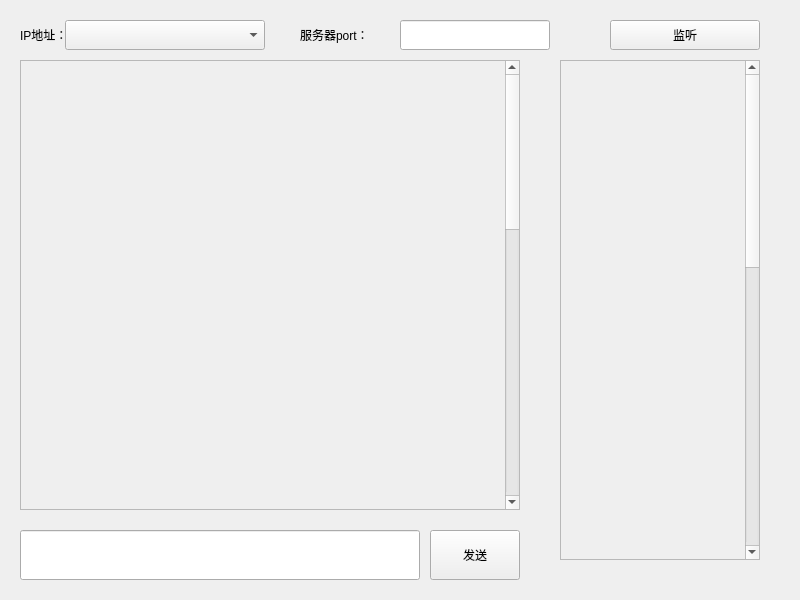
<?xml version="1.0" encoding="UTF-8"?>
<ui version="4.0">
 <class>Server</class>
 <widget class="QWidget" name="Server">
  <property name="enabled">
   <bool>true</bool>
  </property>
  <property name="geometry">
   <rect>
    <x>0</x>
    <y>0</y>
    <width>800</width>
    <height>600</height>
   </rect>
  </property>
  <property name="windowTitle">
   <string>Form</string>
  </property>
  <widget class="QLabel" name="labelIP">
   <property name="geometry">
    <rect>
     <x>20</x>
     <y>20</y>
     <width>60</width>
     <height>30</height>
    </rect>
   </property>
   <property name="text">
    <string>IP地址：</string>
   </property>
  </widget>
  <widget class="QLabel" name="labelServerPort">
   <property name="geometry">
    <rect>
     <x>300</x>
     <y>20</y>
     <width>80</width>
     <height>30</height>
    </rect>
   </property>
   <property name="text">
    <string>服务器port：</string>
   </property>
  </widget>
  <widget class="QPushButton" name="pushButtonClientLesson">
   <property name="geometry">
    <rect>
     <x>610</x>
     <y>20</y>
     <width>150</width>
     <height>30</height>
    </rect>
   </property>
   <property name="text">
    <string>监听</string>
   </property>
  </widget>
  <widget class="QPushButton" name="pushButtonSend">
   <property name="geometry">
    <rect>
     <x>430</x>
     <y>530</y>
     <width>90</width>
     <height>50</height>
    </rect>
   </property>
   <property name="text">
    <string>发送</string>
   </property>
  </widget>
  <widget class="QLineEdit" name="lineEditSendMessenge">
   <property name="geometry">
    <rect>
     <x>20</x>
     <y>530</y>
     <width>400</width>
     <height>50</height>
    </rect>
   </property>
  </widget>
  <widget class="QLineEdit" name="lineEditServerPort">
   <property name="geometry">
    <rect>
     <x>400</x>
     <y>20</y>
     <width>150</width>
     <height>30</height>
    </rect>
   </property>
  </widget>
  <widget class="QScrollArea" name="scrollAreaUserChatting">
   <property name="geometry">
    <rect>
     <x>20</x>
     <y>60</y>
     <width>500</width>
     <height>450</height>
    </rect>
   </property>
   <property name="widgetResizable">
    <bool>true</bool>
   </property>
   <widget class="QWidget" name="scrollAreaWidgetContentsUserChatting">
    <property name="geometry">
     <rect>
      <x>0</x>
      <y>-300</y>
      <width>484</width>
      <height>1226</height>
     </rect>
    </property>
    <layout class="QVBoxLayout" name="verticalLayout">
     <item>
      <layout class="QHBoxLayout" name="horizontalLayoutUserChatting"/>
     </item>
     <item>
      <widget class="QLabel" name="labelUserChatting">
       <property name="minimumSize">
        <size>
         <width>0</width>
         <height>1200</height>
        </size>
       </property>
       <property name="maximumSize">
        <size>
         <width>16777215</width>
         <height>16777215</height>
        </size>
       </property>
       <property name="text">
        <string/>
       </property>
      </widget>
     </item>
    </layout>
   </widget>
  </widget>
  <widget class="QScrollArea" name="scrollAreaUserIP">
   <property name="geometry">
    <rect>
     <x>560</x>
     <y>60</y>
     <width>200</width>
     <height>500</height>
    </rect>
   </property>
   <property name="widgetResizable">
    <bool>true</bool>
   </property>
   <widget class="QWidget" name="scrollAreaWidgetContents_UserIP">
    <property name="geometry">
     <rect>
      <x>0</x>
      <y>-300</y>
      <width>184</width>
      <height>1226</height>
     </rect>
    </property>
    <layout class="QVBoxLayout" name="verticalLayout_2">
     <item>
      <layout class="QHBoxLayout" name="horizontalLayoutUserIP"/>
     </item>
     <item>
      <widget class="QLabel" name="labelUserIP">
       <property name="minimumSize">
        <size>
         <width>0</width>
         <height>1200</height>
        </size>
       </property>
       <property name="maximumSize">
        <size>
         <width>16777215</width>
         <height>16777215</height>
        </size>
       </property>
       <property name="text">
        <string/>
       </property>
      </widget>
     </item>
    </layout>
   </widget>
  </widget>
  <widget class="QComboBox" name="comboBoxIP">
   <property name="geometry">
    <rect>
     <x>65</x>
     <y>20</y>
     <width>200</width>
     <height>30</height>
    </rect>
   </property>
  </widget>
 </widget>
 <resources/>
 <connections/>
</ui>
